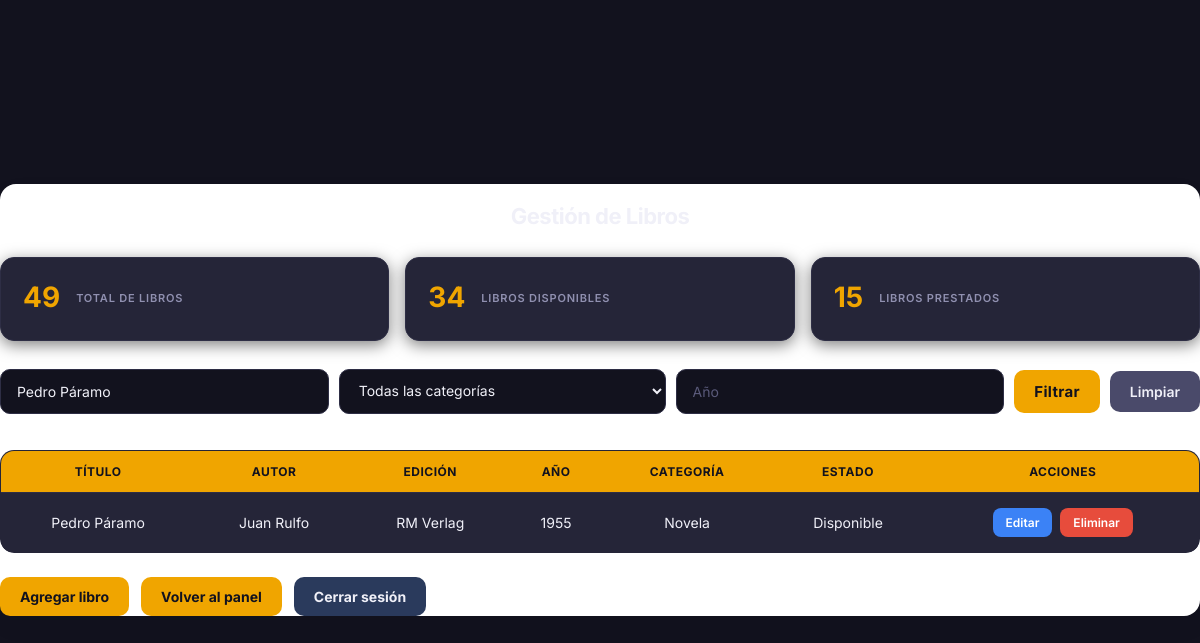
/admin/libros.php?busqueda=Pedro Páramo (signed in), run on the app's committed database.
### tables this page shows
CREATE TABLE `libros` (
  `id` int(11) NOT NULL,
  `titulo` varchar(150) NOT NULL,
  `autor` varchar(120) NOT NULL,
  `edicion` varchar(150) NOT NULL,
  `anio_publicacion` year(4) NOT NULL,
  `estado` enum('disponible','prestado') NOT NULL DEFAULT 'disponible',
  `categoria_id` int(11) NOT NULL,
  `descripcion` text DEFAULT NULL,
  `fecha_registro` timestamp NOT NULL DEFAULT current_timestamp()
);

CREATE TABLE `categorias` (
  `id` int(11) NOT NULL,
  `nombre` varchar(100) NOT NULL
);

### admin/libros.php (the view, shortened to what this page needs)
<?php
require_once "../includes/conexion.php";
$busqueda = isset($_GET["busqueda"]) ? trim($_GET["busqueda"]) : "";
$anio = isset($_GET["anio"]) ? trim($_GET["anio"]) : "";
$sql = "SELECT libros.*, categorias.nombre AS categoria
        FROM libros
        INNER JOIN categorias ON libros.categoria_id = categorias.id
        WHERE 1=1";
$params = [];
$sql_total = "SELECT COUNT(*) AS total FROM libros";
$stmt_total = $conexion->prepare($sql_total);
$stmt_total->execute();
$total_libros = $stmt_total->fetch(PDO::FETCH_ASSOC)["total"];
$sql_disponibles = "SELECT COUNT(*) AS total FROM libros WHERE estado = 'disponible'";
$stmt_disponibles = $conexion->prepare($sql_disponibles);
$stmt_disponibles->execute();
$total_disponibles = $stmt_disponibles->fetch(PDO::FETCH_ASSOC)["total"];
$sql_prestados = "SELECT COUNT(*) AS total FROM libros WHERE estado = 'prestado'";
$stmt_prestados = $conexion->prepare($sql_prestados);
$stmt_prestados->execute();
$total_prestados = $stmt_prestados->fetch(PDO::FETCH_ASSOC)["total"];
if (!empty($busqueda)) {
    $sql .= " AND (
        libros.titulo LIKE :busqueda
        OR libros.autor LIKE :busqueda
        OR libros.edicion LIKE :busqueda
    )";
    $params[":busqueda"] = "%" . $busqueda . "%";
}
$sql .= " ORDER BY libros.id DESC";
$stmt = $conexion->prepare($sql);
foreach ($params as $clave => $valor) {
    $stmt->bindValue($clave, $valor);
}
$stmt->execute();
$libros = $stmt->fetchAll(PDO::FETCH_ASSOC);
?>
<!DOCTYPE html>
<html lang="es">
<head>
    <link rel="stylesheet" href="../css/estilos.css">
</head>
<body>
    <div class="contenedor contenedor-tabla">
        <h2>Gestión de Libros</h2>
        <div class="resumen-libros">
            <div class="card-resumen">
                <h3><?php echo $total_libros; ?></h3>
                <p>Total de libros</p>
            </div>
            <div class="card-resumen">
                <h3><?php echo $total_disponibles; ?></h3>
                <p>Libros disponibles</p>
            </div>
            <div class="card-resumen">
                <h3><?php echo $total_prestados; ?></h3>
                <p>Libros prestados</p>
            </div>
        </div>
        <form method="GET" class="form-filtros">
            <input type="text" name="busqueda" placeholder="Buscar por título, autor o edición" value="<?php echo htmlspecialchars($busqueda); ?>">
            <select name="categoria_id">
                <option value="">Todas las categorías</option>
            </select>
            <input type="number" name="anio" placeholder="Año" value="<?php echo htmlspecialchars($anio); ?>" min="1000" max="9999">
            <button type="submit">Filtrar</button>
            <a class="btn-limpiar" href="libros.php">Limpiar</a>
        </form>
      <div class="tabla-scroll">
        <table>
                <thead>
                    <tr>
                       <th>Título</th>
                       <th>Autor</th>
                       <th>Edición</th>
                       <th>Año</th>
                       <th>Categoría</th>
                       <th>Estado</th>
                       <th>Acciones</th>
                    </tr>
                </thead>
            <tbody>
                <?php if (count($libros) > 0): ?>
                    <?php foreach ($libros as $libro): ?>
                        <tr>
                            <td><?php echo htmlspecialchars($libro["titulo"]); ?></td>
                            <td><?php echo htmlspecialchars($libro["autor"]); ?></td>
                            <td><?php echo htmlspecialchars($libro["edicion"]); ?></td>
                            <td><?php echo $libro["anio_publicacion"]; ?></td>
                            <td><?php echo htmlspecialchars($libro["categoria"]); ?></td>
                            <td><?php echo ucfirst($libro["estado"]); ?></td>
                            <td>
                                <a class="btn-accion editar" href="editar_libro.php?id=<?php echo $libro["id"]; ?>">Editar</a>
                                <a class="btn-accion eliminar" href="eliminar_libro.php?id=<?php echo $libro["id"]; ?>" onclick="return confirm('¿Seguro que deseas eliminar este libro?')">Eliminar</a>
                            </td>
                        </tr>
                    <?php endforeach; ?>
                <?php else: ?>
                    <tr>
                        <td colspan="7">No se encontraron libros con esos filtros.</td>
                    </tr>
                <?php endif; ?>
            </tbody>
        </table>
      </div>
        <div class="acciones-inferiores">
            <a class="btn-secundario" href="agregar_libro.php">Agregar libro</a>
            <a class="btn-secundario" href="dashboard.php">Volver al panel</a>
            <a class="btn-secundario salir" href="../logout.php">Cerrar sesión</a>
        </div>
    </div>
</body>
</html>

### data on the page
libros: titulo "Pedro Páramo", autor "Juan Rulfo", edicion "RM Verlag", anio_publicacion "1955", categoria.nombre "Novela", estado "Disponible"

### other printed values
$total_libros "49"
$total_disponibles "34"
$total_prestados "15"
